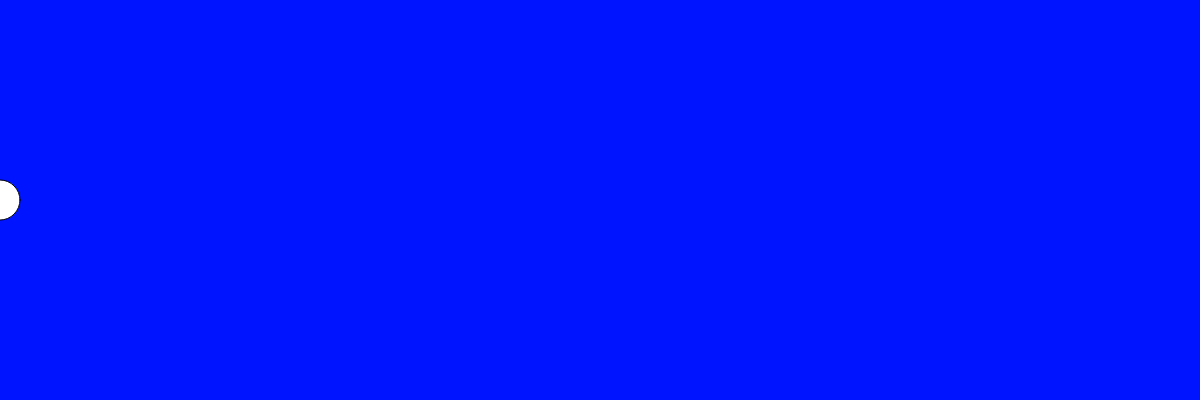
Frame 1 (no input)
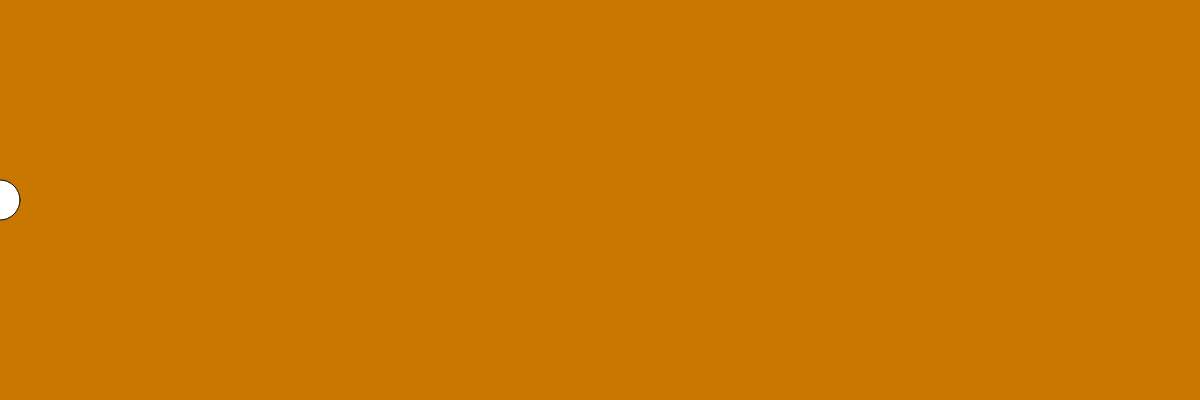
Frame 60 (no input)
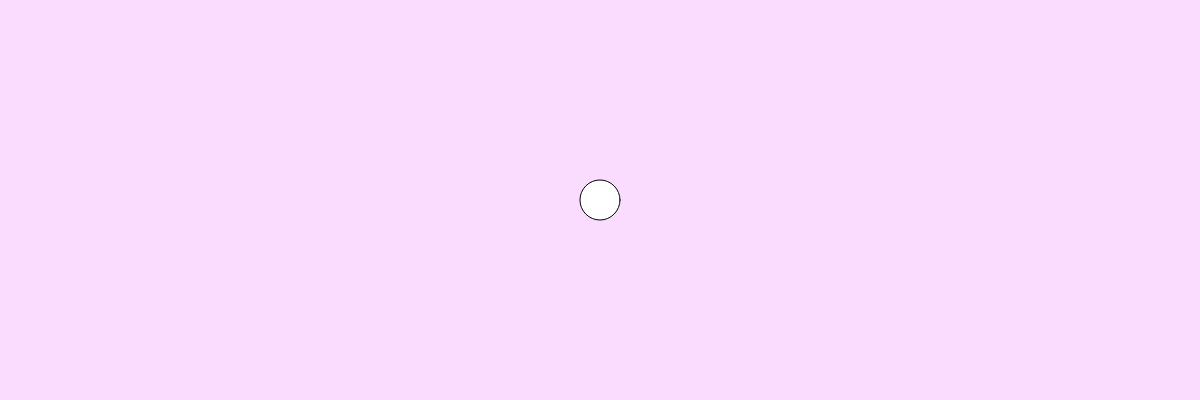
Frame 120 (the mouse pressed at the canvas centre since frame 60)

The p5.js sketch that drew these frames (run headless with seeded random() and noise() and a simulated clock; from frame 60 on, the mouse is pressed at the canvas centre):

// p5.js sketch
// ── sketch.js

var r = 0;
var g = 50;
var b=255;

// INITIALIZE ALL YOUR VARIABLES
// Ideally you would create 3 variables. red blue green or r, g, b


function setup(){

  createCanvas(1200,400);
}


function draw(){
background(r,g-30,b*3);
  // change the value of Red based on the mouse movement about the X axis
  r = map(mouseX,0,1200,200,300);
  // change the value of Green based on the mouse movement about the X axis
  g = map(mouseX,300,900,200,300);
  // change the value of Blue based on the mouse movement about the X axis
  b = map(mouseX,600,800,200,300);
  // Use the map() function to do so. 

  // Pass the values to the background() function you have learnt previously.

  // Create an ellipse that will move around with you mouse about the X axis.
  fill("white");
  ellipse(mouseX,200,40,40);
  // Remember to fill the canvas with white paint before creating the ellipse.
}
